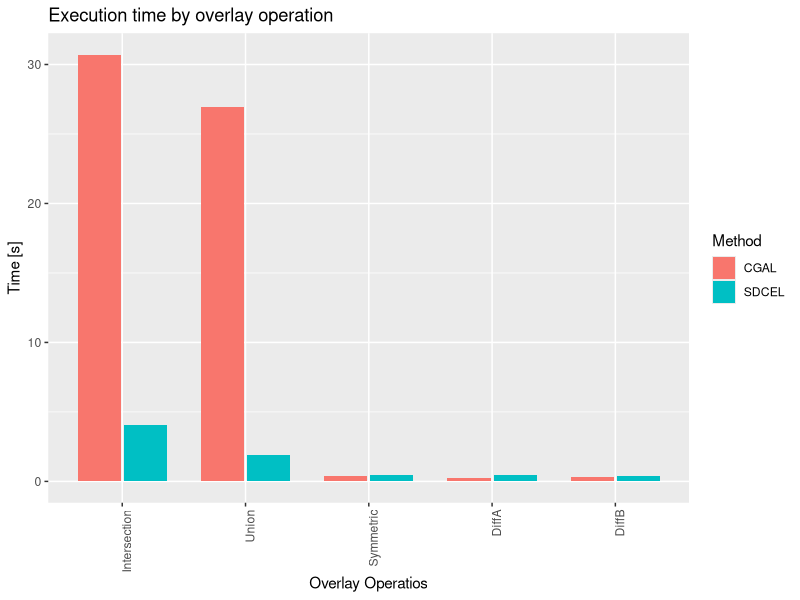
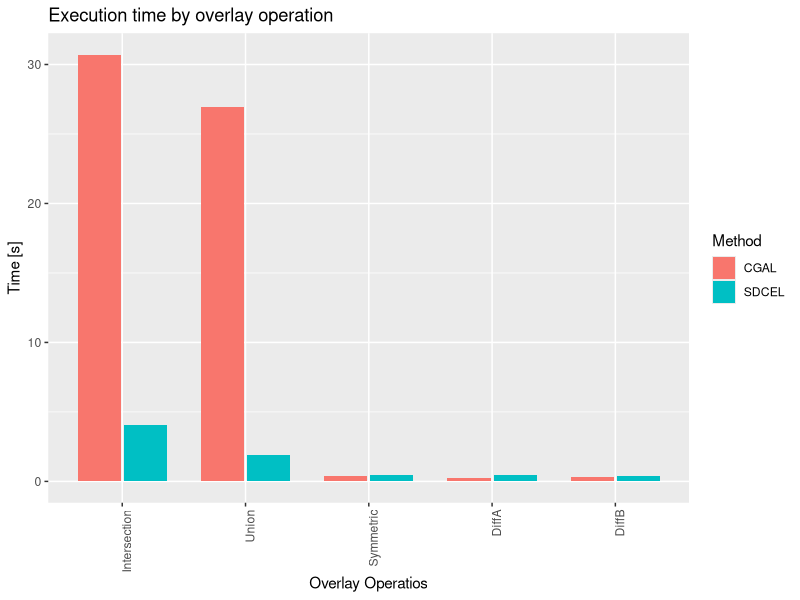

Source code (R) for these figures, in order:
require(tidyverse)

sdcel = enframe(readLines("sdcel.txt"))
cgal = enframe(readLines("cgal.txt"))

ops = c("Intersection", "Union", "Symmetric", "DiffA", "DiffB")

sdcel$Op = ops
sdcel$Method = "SDCEL"
cgal$Op = rep(ops, 5)
cgal$Method = "CGAL"

cgal = cgal %>% mutate(Time = as.numeric(value)) %>% select(Method, Op, Time) %>% 
  group_by(Method, Op) %>% summarise(Time = mean(Time))
sdcel = sdcel %>% mutate(Time = as.numeric(value)) %>% select(Method, Op, Time) 

data = sdcel %>% bind_rows(cgal)
data$Op = factor(data$Op, levels = ops)

p = ggplot(data = data, aes(x = Op, y = Time, fill = Method)) +
  geom_bar(stat="identity", position=position_dodge(width = 0.75), width = 0.7) + 
  theme(axis.text.x = element_text(angle = 90, hjust = 1)) + 
  labs(x="Overlay Operatios", y="Time [s]", title="Execution time by overlay operation") 
plot(p)
ggsave("ByOperators.pdf", width = 10, height = 7, device = "pdf")